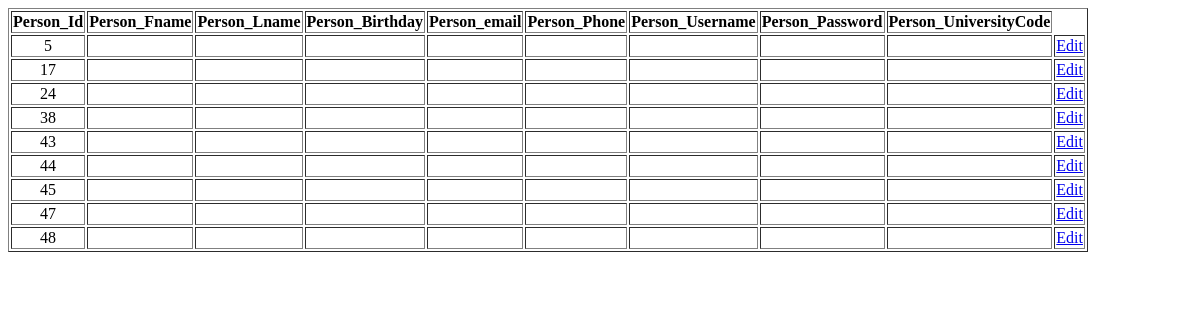
Page /source/1.php on the earlier database version.
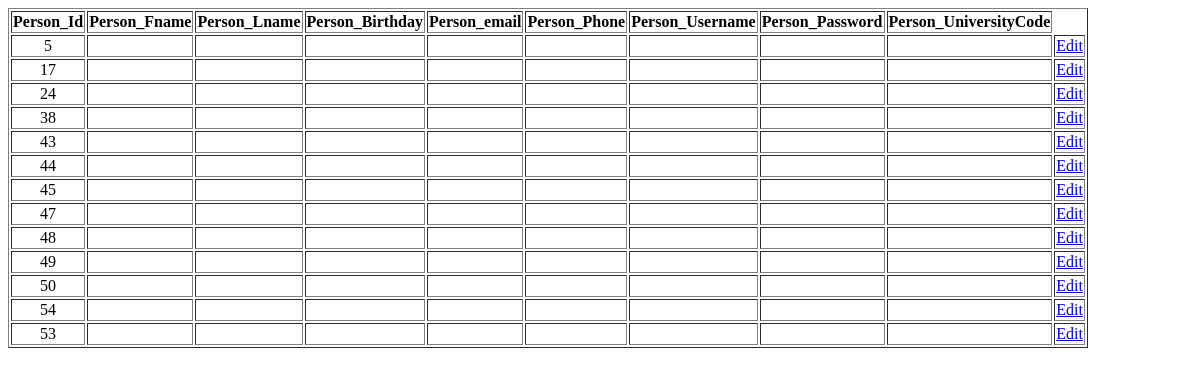
Same page on the later database version.
### tables this page shows
CREATE TABLE `person` (
  `Person_Id` int(10) unsigned NOT NULL auto_increment,
  `Title_Id` varchar(20) NOT NULL,
  `Person_Fname` varchar(50) default NULL,
  `Person_Lname` varchar(50) default NULL,
  `Person_Birthday` date default NULL,
  `Person_email` varchar(50) default NULL,
  `Person_Phone` int(10) unsigned zerofill default NULL,
  `Person_Username` varchar(20) NOT NULL,
  `Person_Password` varchar(30) NOT NULL,
  `Person_UniversityCode` int(10) unsigned NOT NULL,
  `Person_Position` varchar(10) NOT NULL,
  `Fac_Id` int(11) NOT NULL,
  `Branch_Id` int(11) NOT NULL,
  PRIMARY KEY  (`Person_Id`)
);

### source/1.php (the view, shortened to what this page needs)
<html>
<head>
</head>
<body>
<?php
$strSQL = "SELECT * FROM person";
$objQuery = mysql_query($strSQL) or die ("Error Query [".$strSQL."]");
?>
<table width="600" border="1">
  <tr>
    <th width="91"> <div align="center">Person_Id </div></th>
    <th width="98"> <div align="center">Person_Fname</div></th>
    <th width="198"> <div align="center">Person_Lname</div></th>
    <th width="97"> <div align="center">Person_Birthday</div></th>
    <th width="59"> <div align="center">Person_email</div></th>
    <th width="71"> <div align="center">Person_Phone</div></th>
    <th width="30"> <div align="center">Person_Username</div></th>
	 <th width="30"> <div align="center">Person_Password</div></th>
	  <th width="30"> <div align="center">Person_UniversityCode</div></th>
  </tr>
<?php
while($objResult = mysql_fetch_array($objQuery))
{
?>
  <tr>
    <td><div align="center"><?php echo $objResult["Person_Id"];?></div></td>
    <td><?php echo $objResult["Fname"];?></td>
    <td><?php echo $objResult["Lname"];?></td>
    <td><div align="center"><?php echo $objResult["Birthday"];?></div></td>
    <td align="right"><?php echo $objResult["email"];?></td>
    <td align="right"><?php echo $objResult["Phone"];?></td>
	 <td align="right"><?php echo $objResult["Username"];?></td>
	  <td align="right"><?php echo $objResult["Password"];?></td>
	   <td align="right"><?php echo $objResult["UniversityCode"];?></td>
    <td align="center"><a href="phpMySQLEditRecordForm.php?CusID=<?php echo $objResult["Person_Id"];?>">Edit</a></td>
  </tr>
<?php
}
?>
</table>
</body>
</html>

Differences in the rows shown:
added person: Person_Id "49"
added person: Person_Id "50"
added person: Person_Id "54"
added person: Person_Id "53"
